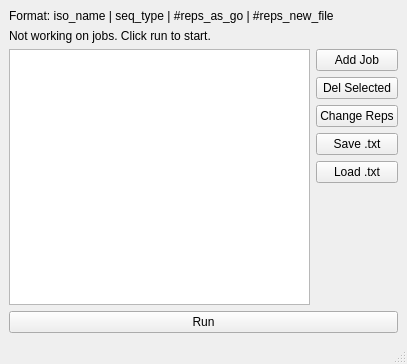
<?xml version="1.0" encoding="UTF-8"?>
<ui version="4.0">
 <class>JobStacker</class>
 <widget class="QMainWindow" name="JobStacker">
  <property name="geometry">
   <rect>
    <x>0</x>
    <y>0</y>
    <width>407</width>
    <height>364</height>
   </rect>
  </property>
  <property name="windowTitle">
   <string>Job Stacker</string>
  </property>
  <widget class="QWidget" name="centralwidget">
   <layout class="QVBoxLayout" name="verticalLayout">
    <item>
     <widget class="QLabel" name="label_formatexplain">
      <property name="text">
       <string>Format: iso_name | seq_type | #reps_as_go | #reps_new_file</string>
      </property>
     </widget>
    </item>
    <item>
     <widget class="QLabel" name="label_infostring">
      <property name="text">
       <string>Not working on jobs. Click run to start.</string>
      </property>
     </widget>
    </item>
    <item>
     <layout class="QHBoxLayout" name="horizontalLayout">
      <item>
       <widget class="QListWidget" name="list_joblist">
        <property name="dragDropMode">
         <enum>QAbstractItemView::DragDrop</enum>
        </property>
        <property name="defaultDropAction">
         <enum>Qt::MoveAction</enum>
        </property>
        <property name="selectionMode">
         <enum>QAbstractItemView::ExtendedSelection</enum>
        </property>
       </widget>
      </item>
      <item>
       <layout class="QVBoxLayout" name="verticalLayout_2">
        <property name="rightMargin">
         <number>0</number>
        </property>
        <item>
         <widget class="QPushButton" name="pb_add">
          <property name="text">
           <string>Add Job</string>
          </property>
         </widget>
        </item>
        <item>
         <widget class="QPushButton" name="pb_del">
          <property name="text">
           <string>Del Selected</string>
          </property>
         </widget>
        </item>
        <item>
         <widget class="QPushButton" name="pb_repetitions">
          <property name="text">
           <string>Change Reps</string>
          </property>
         </widget>
        </item>
        <item>
         <widget class="QPushButton" name="pb_save">
          <property name="text">
           <string>Save .txt</string>
          </property>
         </widget>
        </item>
        <item>
         <widget class="QPushButton" name="pb_load">
          <property name="text">
           <string>Load .txt</string>
          </property>
         </widget>
        </item>
        <item>
         <spacer name="verticalSpacer">
          <property name="orientation">
           <enum>Qt::Vertical</enum>
          </property>
          <property name="sizeHint" stdset="0">
           <size>
            <width>20</width>
            <height>40</height>
           </size>
          </property>
         </spacer>
        </item>
       </layout>
      </item>
     </layout>
    </item>
    <item>
     <widget class="QPushButton" name="pb_run">
      <property name="text">
       <string>Run</string>
      </property>
     </widget>
    </item>
   </layout>
  </widget>
  <widget class="QMenuBar" name="menubar">
   <property name="geometry">
    <rect>
     <x>0</x>
     <y>0</y>
     <width>407</width>
     <height>21</height>
    </rect>
   </property>
  </widget>
  <widget class="QStatusBar" name="statusbar"/>
 </widget>
 <resources/>
 <connections/>
</ui>
